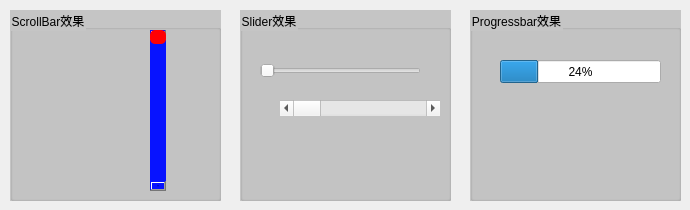
     <widget class="QWidget" name="tab_5">
      <attribute name="title">
       <string>进度条组件</string>
      </attribute>
      <widget class="QGroupBox" name="groupBox_17">
       <property name="geometry">
        <rect>
         <x>10</x>
         <y>10</y>
         <width>211</width>
         <height>191</height>
        </rect>
       </property>
       <property name="styleSheet">
        <string notr="true">#groupBox_17
{
background-color: rgb(197, 197, 197);
}</string>
       </property>
       <property name="title">
        <string>ScrollBar效果</string>
       </property>
       <widget class="QScrollBar" name="verticalScrollBar">
        <property name="geometry">
         <rect>
          <x>140</x>
          <y>20</y>
          <width>16</width>
          <height>161</height>
         </rect>
        </property>
        <property name="styleSheet">
         <string notr="true">QScrollBar:vertical
{
width: 10px;
	background-color: rgb(7, 19, 255);
border-color:rgba(0,0,0,255);
}
QScrollBar::handle:vertical
{
background-color: rgb(255, 0, 4);
border-style:solid;
border-radius:5px;
}
</string>
        </property>
        <property name="orientation">
         <enum>Qt::Vertical</enum>
        </property>
       </widget>
      </widget>
      <widget class="QGroupBox" name="groupBox_18">
       <property name="geometry">
        <rect>
         <x>240</x>
         <y>10</y>
         <width>211</width>
         <height>191</height>
        </rect>
       </property>
       <property name="styleSheet">
        <string notr="true">#groupBox_18
{
background-color: rgb(197, 197, 197);
}</string>
       </property>
       <property name="title">
        <string>Slider效果</string>
       </property>
       <widget class="QSlider" name="horizontalSlider_13">
        <property name="geometry">
         <rect>
          <x>20</x>
          <y>50</y>
          <width>161</width>
          <height>21</height>
         </rect>
        </property>
        <property name="styleSheet">
         <string notr="true"/>
        </property>
        <property name="orientation">
         <enum>Qt::Horizontal</enum>
        </property>
       </widget>
       <widget class="QScrollBar" name="horizontalScrollBar">
        <property name="geometry">
         <rect>
          <x>40</x>
          <y>90</y>
          <width>160</width>
          <height>16</height>
         </rect>
        </property>
        <property name="orientation">
         <enum>Qt::Horizontal</enum>
        </property>
       </widget>
      </widget>
      <widget class="QGroupBox" name="groupBox_19">
       <property name="geometry">
        <rect>
         <x>470</x>
         <y>10</y>
         <width>211</width>
         <height>191</height>
        </rect>
       </property>
       <property name="styleSheet">
        <string notr="true">#groupBox_19
{
background-color: rgb(197, 197, 197);
}</string>
       </property>
       <property name="title">
        <string>Progressbar效果</string>
       </property>
       <widget class="QProgressBar" name="progressBar">
        <property name="geometry">
         <rect>
          <x>30</x>
          <y>50</y>
          <width>161</width>
          <height>23</height>
         </rect>
        </property>
        <property name="value">
         <number>24</number>
        </property>
       </widget>
      </widget>
     </widget>
